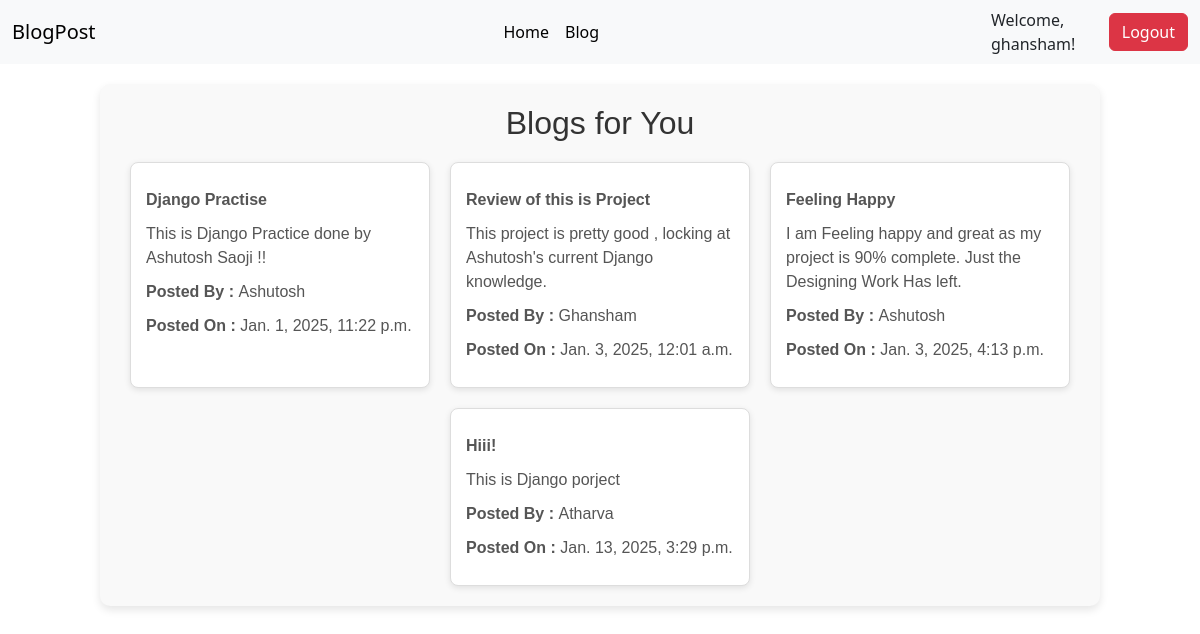
Screenshot of / (signed in) with the database file from the repository.
### app/models.py (models this page shows, shortened)
class blog(models.Model):
    title = models.CharField("Title", max_length=50)
    content = models.TextField("Content",max_length=500)
    pub_date = models.DateTimeField("Published On", auto_now_add=True)
    name =  models.ForeignKey(user, on_delete=models.CASCADE)

class user(models.Model):
    username = models.CharField("Username", max_length=10 ,unique=True)
    password = models.CharField("Password", max_length=16)
    name =  models.CharField("Name", max_length=20)
    contact = models.CharField("Contact", max_length=10,)
    image = models.ImageField("Image",upload_to = "images/")
    def __str__(self):
        return f"{self.name}"

### app/views.py (the view)
# urls.py: path('', views.home, name='Home'),
def home(request):
    data = user.objects.all()
    blogs = blog.objects.all()
    word = "Blogs for You"
    return render(request, "app/index.html", {'data': data, 'word': word, 'blogs': blogs})

### app/templates/app/index.html
{% extends "app/base.html" %}
{% block content %}
   <h1>{{ word }}</h1>
   <div class="card-container">
      {% for blog in blogs %}
      <div class="card">
         <div class="card-content">
               <p><strong>{{ blog.title }}</strong></p>
               <p>{{blog.content}}</p>
               <p><strong>Posted By : </strong> {{ blog.name }}</p>
               <p><strong>Posted On : </strong> {{ blog.pub_date }}</p>
         </div>
      </div>
      {% endfor %}
   </div>
{% endblock  %}

### static/app/style.css (style rules this page uses)
.container h1 { text-align: center; color: #333; font-size: 2rem; margin-bottom: 20px; }
.card-container { display: flex; flex-wrap: wrap; gap: 20px; justify-content: center; }
.card { width: 300px; background-color: #fff; border: 1px solid #ddd; border-radius: 8px; box-shadow: 0 2px 6px rgba(0, 0, 0, 0.1); overflow: hidden; transition: transform 0.3s ease, box-shadow 0.3s ease; }
.card-content { padding: 15px; }
.card-content p { margin: 10px 0; font-size: 1rem; color: #555; }

### rows the page displays
blog: title "Django Practise", content "This is Django Practice done by Ashutosh Saoji !!", name "Ashutosh", pub_date "Jan. 1, 2025, 11:22 p.m."
blog: title "Review of this is Project", content "This project is pretty good , locking at Ashutosh's current Django knowledge.", name "Ghansham", pub_date "Jan. 3, 2025, 12:01 a.m."
blog: title "Feeling Happy", content "I am Feeling happy and great as my project is 90% complete. Just the Designing Work Has left.", name "Ashutosh", pub_date "Jan. 3, 2025, 4:13 p.m."
blog: title "Hiii!", content "This is Django porject", name "Atharva", pub_date "Jan. 13, 2025, 3:29 p.m."

### other values shown
{{ request.session.username }} "ghansham"
{{ word }} "Blogs for You"
